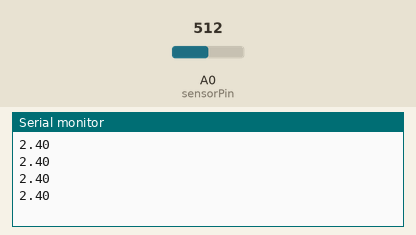
Recording of a sketch running on a simulated Arduino Uno, built with avr-gcc and run on an emulated ATmega328P. Shown: the last lines printed to the serial monitor. Inputs (shaded band) come from the test bench; at power-on: A0 (sensorPin) = 512.

Above: at 1.2 s.
1.3 s: A0 (sensorPin) set to 716
At 1.71 s:
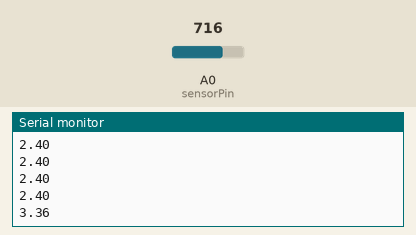
2.8 s: A0 (sensorPin) set to 900
At 2.91 s:
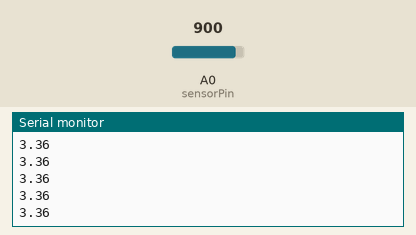
Timing chart, 0 to 5.8 s (numbered marks = the images above; inputs shaded):
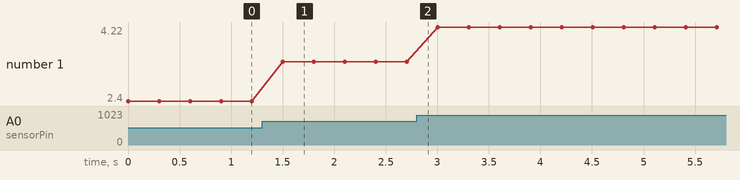

The sketch:

EMGread.ino
```cpp
#include <SoftwareSerial.h>

int sensorPin = 0;
int rawVal = 0;
float EMGval = 0;

void setup() {
Serial.begin(9600);
}

void loop() {
  rawVal = analogRead(sensorPin);
  EMGval = rawVal * 4.80 / 1024;

  Serial.println(EMGval);

  delay(300);

}
```

Measured:
- after the input at 1.3 s, the serial monitor: prints a new line after 0.20 s (image 1)
- plotted number 1: 2.4 → 3.36 after the input at 1.3 s, 3.36 → 4.22 after the input at 2.8 s
